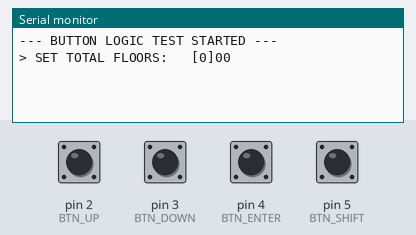
The sketch below on a simulated Arduino Uno, built with avr-gcc and run on an emulated ATmega328P. Parts: the last lines printed to the serial monitor. The test bench sets the inputs (shaded band); at power-on: pin 2 (BTN_UP), pin 3 (BTN_DOWN), pin 4 (BTN_ENTER), pin 5 (BTN_SHIFT) HIGH.

Above: at 1.2 s.
1.3 s: pin 4 (BTN_ENTER) pulled LOW for 0.15 s
At 2.6 s:
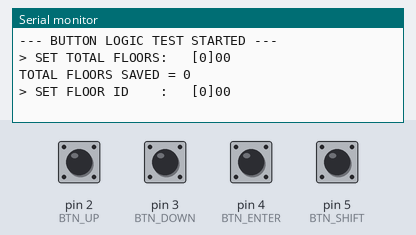
2.9 s: pin 4 (BTN_ENTER) pulled LOW for 1 s
At 3.9 s:
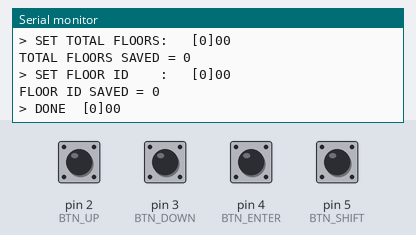
5.4 s: pin 4 (BTN_ENTER) pulled LOW for 0.15 s
At 5.8 s:
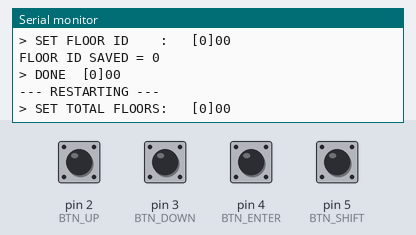
7.0 s: pin 2 (BTN_UP) pulled LOW for 0.15 s
At 7.4 s:
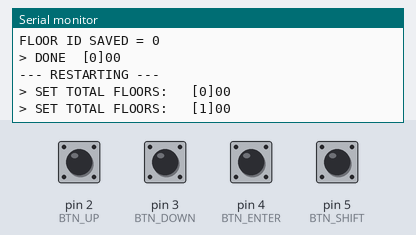
8.6 s: pin 5 (BTN_SHIFT) pulled LOW for 0.15 s
At 9.8 s:
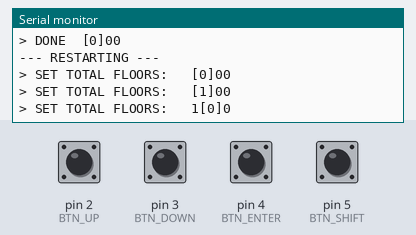
10.2 s: pin 3 (BTN_DOWN) pulled LOW for 0.15 s
At 11.1 s:
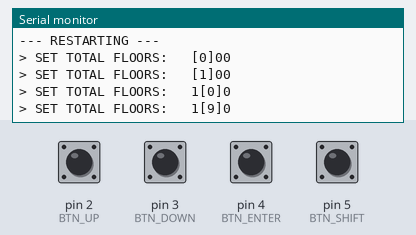

The sketch:

simplebuttonlogic.ino
```cpp
/* ================= BUTTON TEST ONLY ================= */
/* No LCD, No RS485, No EEPROM */

/* ===== BUTTON PINS ===== */
#define BTN_UP     2
#define BTN_DOWN   3
#define BTN_ENTER  4
#define BTN_SHIFT  5

/* ===== MENU STATES ===== */
enum MenuState {
  SET_TOTAL_FLOORS,
  SET_FLOOR_ID,
  DONE
};

MenuState menuState = SET_TOTAL_FLOORS;

/* ===== DIGIT EDIT ===== */
uint8_t digits[3] = {0, 0, 0};   // 000
uint8_t cursorPos = 0;
bool editing = true;

/* ===== RESULT VALUES ===== */
uint16_t totalFloors = 0;
uint16_t floorId = 0;

/* ===== BUTTON STATE ===== */
bool lastUp = HIGH;
bool lastDown = HIGH;
bool lastEnter = HIGH;
bool lastShift = HIGH;

/* ===== BUTTON HELPER ===== */
bool pressed(uint8_t pin, bool &last) {
  bool cur = digitalRead(pin);
  if (cur == LOW && last == HIGH) {
    delay(30);                  // debounce
    last = cur;
    return true;
  }
  last = cur;
  return false;
}

/* ===== PRINT UI ===== */
void printEditor() {
  Serial.print("\n> ");
  Serial.print(menuState == SET_TOTAL_FLOORS ? "SET TOTAL FLOORS: " :
               menuState == SET_FLOOR_ID     ? "SET FLOOR ID    : " :
                                                "DONE");

  Serial.print("  ");

  for (uint8_t i = 0; i < 3; i++) {
    if (i == cursorPos) Serial.print("[");
    Serial.print(digits[i]);
    if (i == cursorPos) Serial.print("]");
  }
  Serial.println();
}

/* ===== SETUP ===== */
void setup() {
  pinMode(BTN_UP, INPUT_PULLUP);
  pinMode(BTN_DOWN, INPUT_PULLUP);
  pinMode(BTN_ENTER, INPUT_PULLUP);
  pinMode(BTN_SHIFT, INPUT_PULLUP);

  Serial.begin(9600);
  Serial.println("\n--- BUTTON LOGIC TEST STARTED ---");
  printEditor();
}

/* ===== LOOP ===== */
void loop() {

  /* ---- UP ---- */
  if (pressed(BTN_UP, lastUp)) {
    digits[cursorPos] = (digits[cursorPos] + 1) % 10;
    printEditor();
  }

  /* ---- DOWN ---- */
  if (pressed(BTN_DOWN, lastDown)) {
    digits[cursorPos] = (digits[cursorPos] + 9) % 10;
    printEditor();
  }

  /* ---- SHIFT ---- */
  if (pressed(BTN_SHIFT, lastShift)) {
    cursorPos = (cursorPos + 1) % 3;
    printEditor();
  }

  /* ---- ENTER ---- */
  if (pressed(BTN_ENTER, lastEnter)) {

    uint16_t value =
      digits[0] * 100 +
      digits[1] * 10 +
      digits[2];

    if (menuState == SET_TOTAL_FLOORS) {
      totalFloors = value;
      Serial.print("\nTOTAL FLOORS SAVED = ");
      Serial.println(totalFloors);
      menuState = SET_FLOOR_ID;
    }
    else if (menuState == SET_FLOOR_ID) {
      floorId = value;
      Serial.print("\nFLOOR ID SAVED = ");
      Serial.println(floorId);
      menuState = DONE;
    }
    else {
      Serial.println("\n--- RESTARTING ---");
      menuState = SET_TOTAL_FLOORS;
    }

    digits[0] = digits[1] = digits[2] = 0;
    cursorPos = 0;
    printEditor();
  }
}
```

Measured:
- after the input at 1.3 s, the serial monitor: prints a new line at once (image 1)
- after the input at 2.9 s, the serial monitor: prints a new line at once (image 2)
- after the input at 5.4 s, the serial monitor: prints a new line at once (image 3)
- after the input at 7.0 s, the serial monitor: prints a new line at once (image 4)
- after the input at 8.6 s, the serial monitor: prints a new line at once (image 5)
- after the input at 10.2 s, the serial monitor: prints a new line at once (image 6)
